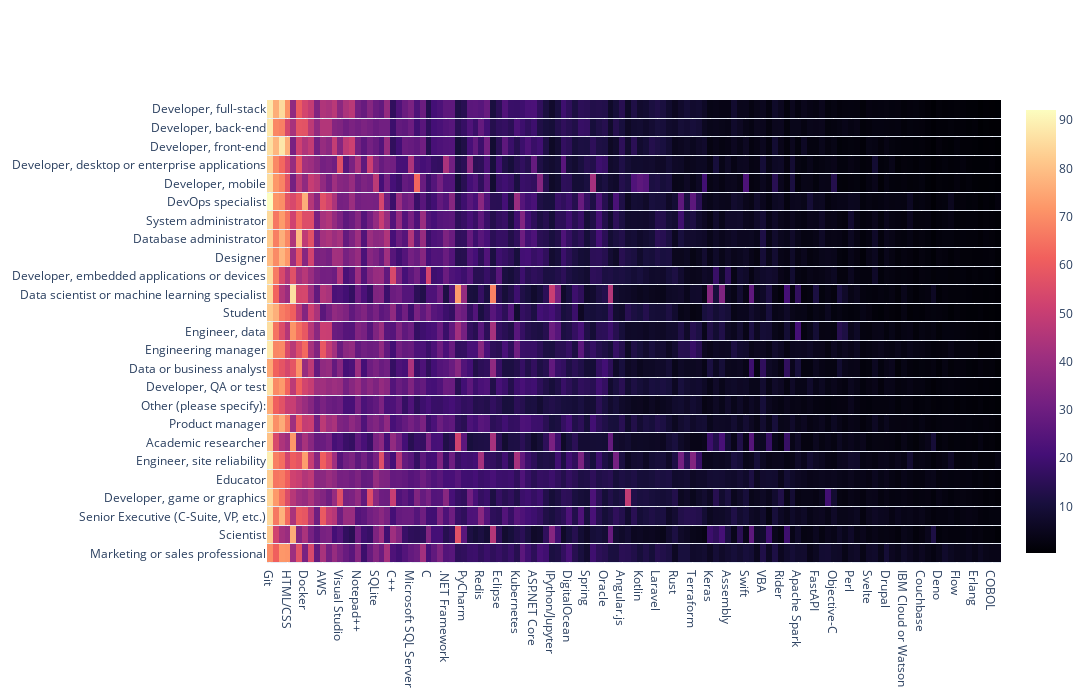

The code cell stored with this chart in its notebook:
### Code cell
fig = go.Figure(data= go.Heatmap(z=skills,x=skills.columns,y= skills.index,colorscale='magma',ygap=1))
fig.update_layout(width= 2500 ,height=700)
fig.show()

### Figure 1 — Plotly figure (JSON) as saved in the notebook; plotly's stock layout.template omitted (floating-point values rounded to 4 significant figures; data arrays with more than 128 entries replaced by an {"elided": "..."} marker saying what was removed)
{"data": [{"colorscale": [[0, "#000004"], [0.1111, "#180f3d"], [0.2222, "#440f76"], [0.3333, "#721f81"], [0.4444, "#9e2f7f"], [0.5556, "#cd4071"], [0.6667, "#f1605d"], [0.7778, "#fd9668"], [0.8889, "#feca8d"], [1, "#fcfdbf"]], "type": "heatmap", "x": ["Git", "Visual Studio Code", "JavaScript", "HTML/CSS", "Python", "SQL", "Docker", "MySQL", "Java", "AWS", "PostgreSQL", "Node.js", "Visual Studio", "React.js", "TypeScript", "Notepad++", "IntelliJ", "C#", "SQLite", "Bash/Shell", "jQuery", "C++", "Vim", "MongoDB", "Microsoft SQL Server", "Android Studio", "PHP", "C", "Sublime Text", "Google Cloud Platform", ".NET Framework", "Microsoft Azure", "NumPy", "PyCharm", ".NET Core / .NET 5", "Express", "Redis", "Angular", "Pandas", "Eclipse", "Yarn", "Heroku", "Kubernetes", "MariaDB", "Vue.js", "ASP.NET Core ", "Firebase", "Atom", "IPython/Jupyter", "Flask", "ASP.NET", "DigitalOcean", "Django", "Elasticsearch", "Spring", "Xcode", "PowerShell", "Oracle", "TensorFlow", "Go", "Angular.js", "Unity 3D", "React Native", "Kotlin", "Flutter", "Webstorm", "Laravel", "PHPStorm", "NetBeans", "Rust", "Ansible", "Ruby", "Terraform", "DynamoDB", "Dart", "Keras", "Qt", "Torch/PyTorch", "Assembly", "Ruby on Rails", "Emacs", "Swift", "R", "Neovim", "VBA", "Matlab", "Cordova", "Rider", "RStudio", "Xamarin", "Apache Spark", "Gatsby", "Groovy", "FastAPI", "Symfony", "Unreal Engine", "Objective-C", "Hadoop", "Scala", "Perl", "Cassandra", "Haskell", "Svelte", "Delphi", "Clojure", "Drupal", "IBM DB2", "Elixir", "IBM Cloud or Watson", "Puppet", "RubyMine", "Couchbase", "LISP", "Julia", "Deno", "Oracle Cloud Infrastructure", "Chef", "Flow", "F#", "TextMate", "Erlang", "APL", "Crystal", "COBOL", "Pulumi"], "y": ["Marketing or sales professional", "Scientist", "Senior Executive (C-Suite, VP, etc.)", "Developer, game or graphics", "Educator", "Engineer, site reliability", "Academic researcher", "Product manager", "Other (please specify):", "Developer, QA or test", "Data or business analyst", "Engineering manager", "Engineer, data", "Student", "Data scientist or machine learning specialist", "Developer, embedded applications or devices", "Designer", "Database administrator", "System administrator", "DevOps specialist", "Developer, mobile", "Developer, desktop or enterprise applications", "Developer, front-end", "Developer, back-end", "Developer, full-stack"], "ygap": 1, "z": {"elided": "25x125 float values"}}], "layout": {"height": 700, "width": 2500}}
